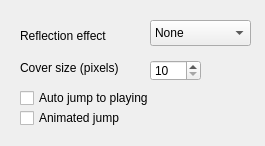
<?xml version="1.0" encoding="UTF-8"?>
<ui version="4.0">
 <class>coverblingSettings</class>
 <widget class="QWidget" name="coverblingSettings">
  <property name="geometry">
   <rect>
    <x>0</x>
    <y>0</y>
    <width>265</width>
    <height>146</height>
   </rect>
  </property>
  <property name="windowTitle">
   <string>Form</string>
  </property>
  <widget class="QLabel" name="label">
   <property name="geometry">
    <rect>
     <x>20</x>
     <y>20</y>
     <width>101</width>
     <height>31</height>
    </rect>
   </property>
   <property name="text">
    <string>Reflection effect</string>
   </property>
  </widget>
  <widget class="QLabel" name="label_3">
   <property name="geometry">
    <rect>
     <x>20</x>
     <y>60</y>
     <width>101</width>
     <height>16</height>
    </rect>
   </property>
   <property name="text">
    <string>Cover size (pixels)</string>
   </property>
  </widget>
  <widget class="QSpinBox" name="coversizeSpin">
   <property name="geometry">
    <rect>
     <x>150</x>
     <y>60</y>
     <width>51</width>
     <height>21</height>
    </rect>
   </property>
   <property name="minimum">
    <number>10</number>
   </property>
   <property name="maximum">
    <number>500</number>
   </property>
  </widget>
  <widget class="QComboBox" name="reflectionEffectCombo">
   <property name="geometry">
    <rect>
     <x>150</x>
     <y>20</y>
     <width>101</width>
     <height>26</height>
    </rect>
   </property>
   <item>
    <property name="text">
     <string>None</string>
    </property>
   </item>
   <item>
    <property name="text">
     <string>Plain</string>
    </property>
   </item>
   <item>
    <property name="text">
     <string>Blurred</string>
    </property>
   </item>
  </widget>
  <widget class="QCheckBox" name="autoJumpChk">
   <property name="geometry">
    <rect>
     <x>20</x>
     <y>90</y>
     <width>141</width>
     <height>16</height>
    </rect>
   </property>
   <property name="text">
    <string>Auto jump to playing</string>
   </property>
  </widget>
  <widget class="QCheckBox" name="animJumpChk">
   <property name="geometry">
    <rect>
     <x>20</x>
     <y>110</y>
     <width>141</width>
     <height>16</height>
    </rect>
   </property>
   <property name="text">
    <string>Animated jump</string>
   </property>
  </widget>
 </widget>
 <resources/>
 <connections/>
</ui>
